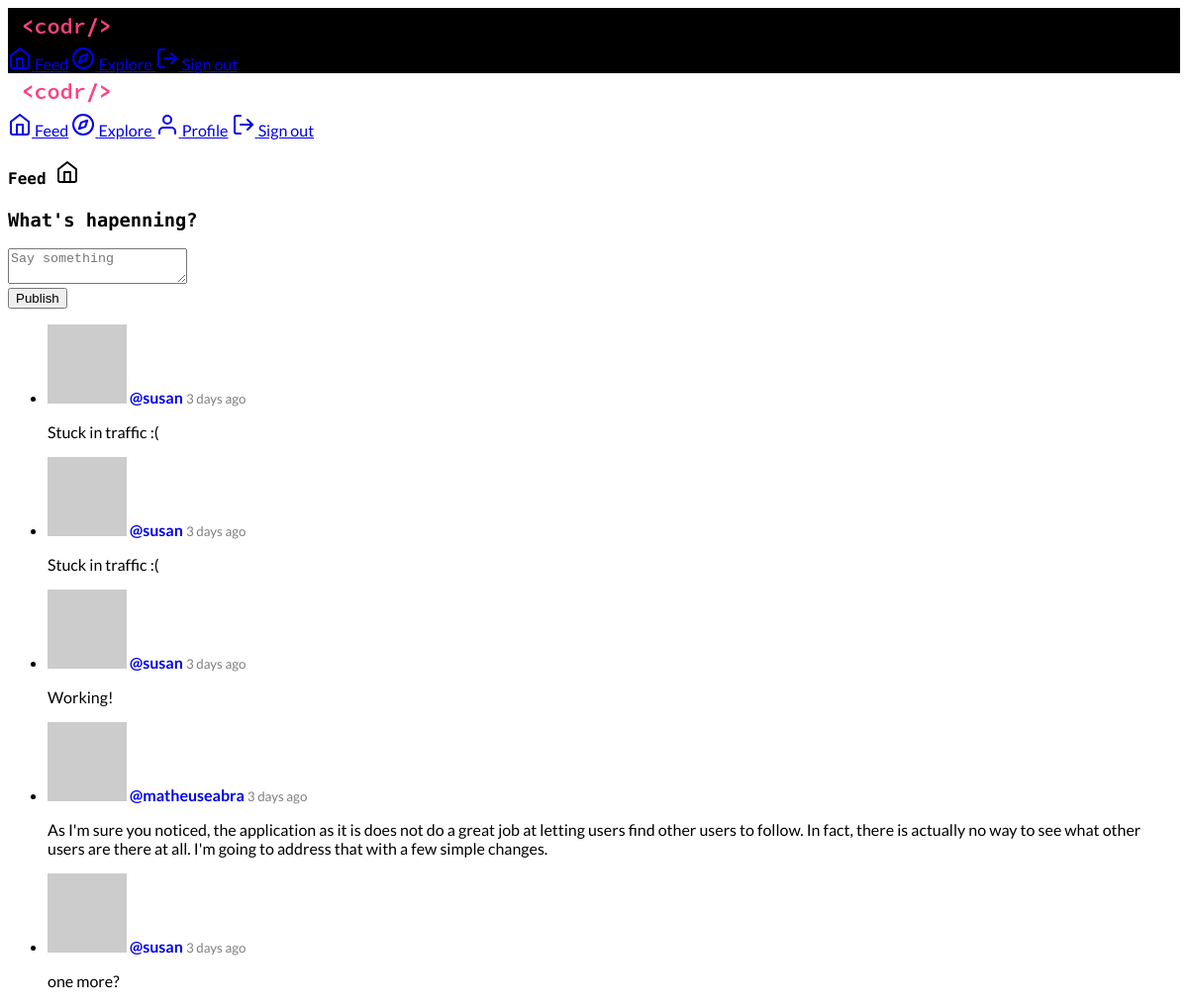
Page /feed (signed in) on the earlier database version.
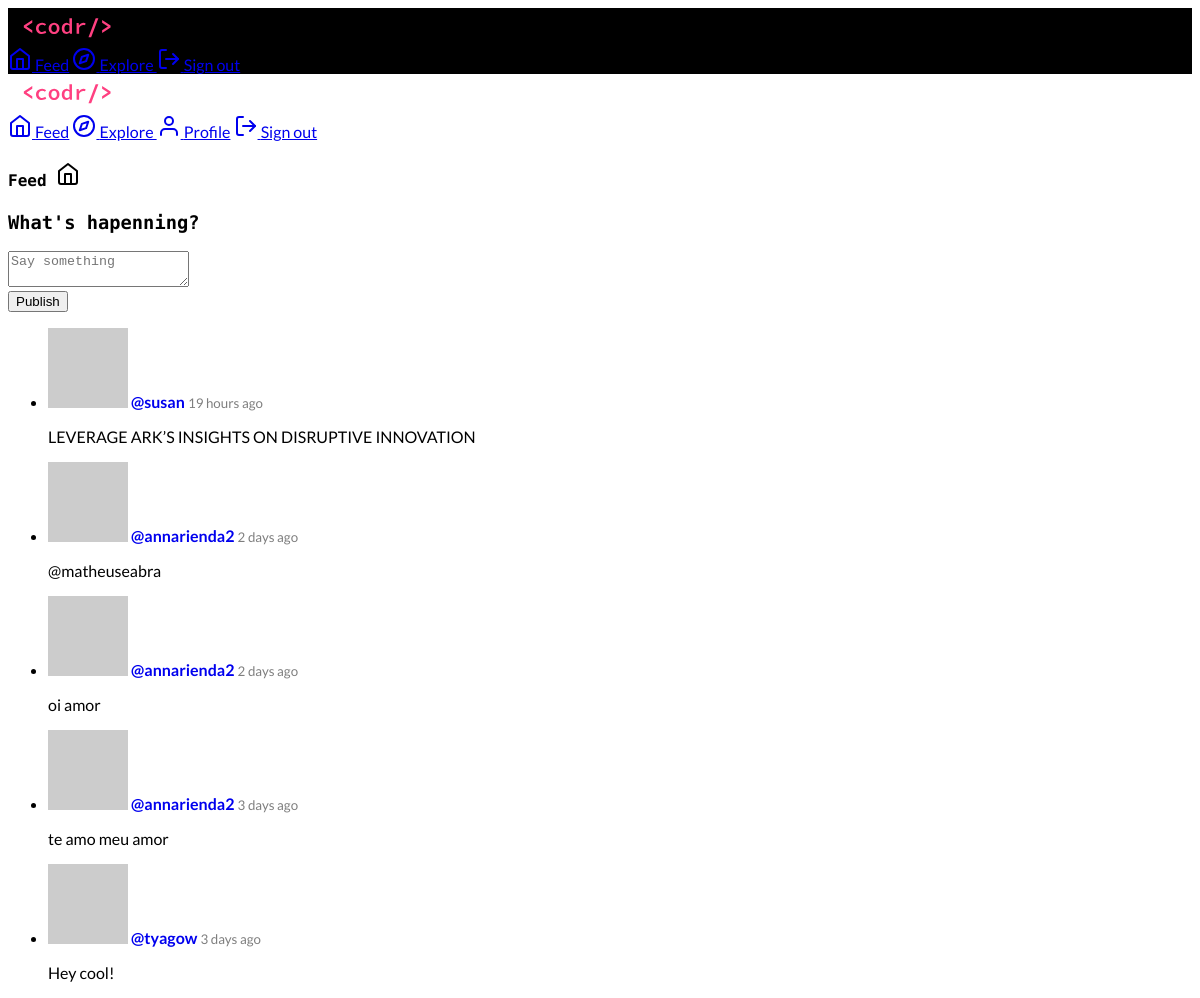
Same page on the later database version.
### app/models.py (models this page shows, shortened)
class Post(db.Model):
    id = db.Column(db.Integer, primary_key=True)
    body = db.Column(db.String(140))
    timestamp = db.Column(db.DateTime, index=True, default=datetime.utcnow)
    user_id = db.Column(db.Integer, db.ForeignKey("user.id"))

### app/main/routes.py (the view)
@blueprint.route("/feed", methods=["GET", "POST"])
@login_required
def feed():
    form = PostForm()
    if form.validate_on_submit():
        post = Post(body=form.post.data, author=current_user)
        db.session.add(post)
        db.session.commit()
        return redirect(url_for("main.feed"))
    page = request.args.get("page", 1, type=int)
    posts = current_user.followed_posts().paginate(
        page, current_app.config["PAGINATION_LIMIT"], False
    )
    return render_template("feed.html", title="Feed", form=form, posts=posts.items)

### app/main/forms.py
class PostForm(FlaskForm):
    post = TextAreaField(
        "Say something", validators=[DataRequired(), Length(min=1, max=280)]
    )
    submit = SubmitField("Publish")

### app/main/routes.py (called while the page is built)
@blueprint.before_request
def before_request():
    if current_user.is_authenticated:
        current_user.last_seen = datetime.utcnow()
        db.session.commit()
        g.locale = str(get_locale())

### app/models.py (called while the page is built)
@login.user_loader
def load_user(id):
    return User.query.get(int(id))

    def avatar(self, size):
        digest = md5(self.email.lower().encode("utf8")).hexdigest()
        return "https://www.gravatar.com/avatar/{}?d=identicon&s={}".format(
            digest, size
        )

    def followed_posts(self):
        followed = Post.query.join(
            followers, (followers.c.followed_id == Post.user_id)
        ).filter(followers.c.follower_id == self.id)
        own = Post.query.filter_by(user_id=self.id)
        return followed.union(own).order_by(Post.timestamp.desc())

### app/templates/feed.html (shortened to what this page needs)
{% extends "base.html" %}
{% block content %}
<div class="mdl-grid">
    <div class="mdl-cell mdl-cell--4-col mdl-cell--12-col-tablet mdl-cell--12-col-phone">
        <h4>Feed <i data-feather="home"></i></h4>
        <form action="" method="post">
            <div class="demo-card-square mdl-card mdl-shadow--2dp">
                <div class="mdl-card__title mdl-card--expand">
                    <h3 class="mdl-card__title-text font-sc"><b>What's hapenning?</b></h3>
                </div>
                <div class="mdl-card__supporting-text">
                    <div class="mdl-textfield mdl-js-textfield">
                        {{ form.post(class="mdl-textfield__input", placeholder="Say something") }}
                    </div>
                    {{ form.submit(class="mdl-button font-sc mdl-js-button mdl-button--raised mdl-js-ripple-effect mdl-button--accent") }}
                </div>
            </div>
        </form>
    </div>
    <div class="mdl-cell mdl-cell--8-col mdl-cell--12-col-tablet mdl-cell--12-col-phone">
        <ul class="demo-list-three mdl-list">
            {% for post in posts %}
            {% include 'partials/_post.html' %}
            {% endfor %}
        </ul>
    </div>
</div>
{% endblock %}

### app/templates/partials/_post.html (shortened to what this page needs)
<li class="mdl-list__item mdl-list__item--three-line">
  <span class="mdl-list__item-primary-content">
    <img src="{{ post.author.avatar(42) }}" class="material-icons mdl-list__item-avatar" />
    {{ _('%(username)s', username=user_link) }}
    <p class="mdl-list__item-text-body">
      {{ post.body }}
    </p>
  </span>
</li>

Differences in the rows shown:
no longer on this page (row unchanged): Post: body "Stuck in traffic :("
no longer on this page (row unchanged): Post: body "Stuck in traffic :("
no longer on this page (row unchanged): Post: body "Working!"
no longer on this page (row unchanged): Post: body "As I'm sure you noticed, the application as it is does not do a great job at letting users find other users to follow. In fact, there is actually no way to see what other users are there at all. I'm going to address that with a few simple changes."
no longer on this page (row unchanged): Post: body "one more?"
added Post: body "LEVERAGE ARK’S INSIGHTS ON DISRUPTIVE INNOVATION"
added Post: body "@matheuseabra"
added Post: body "oi amor"
added Post: body "te amo meu amor"
added Post: body "Hey cool!"
